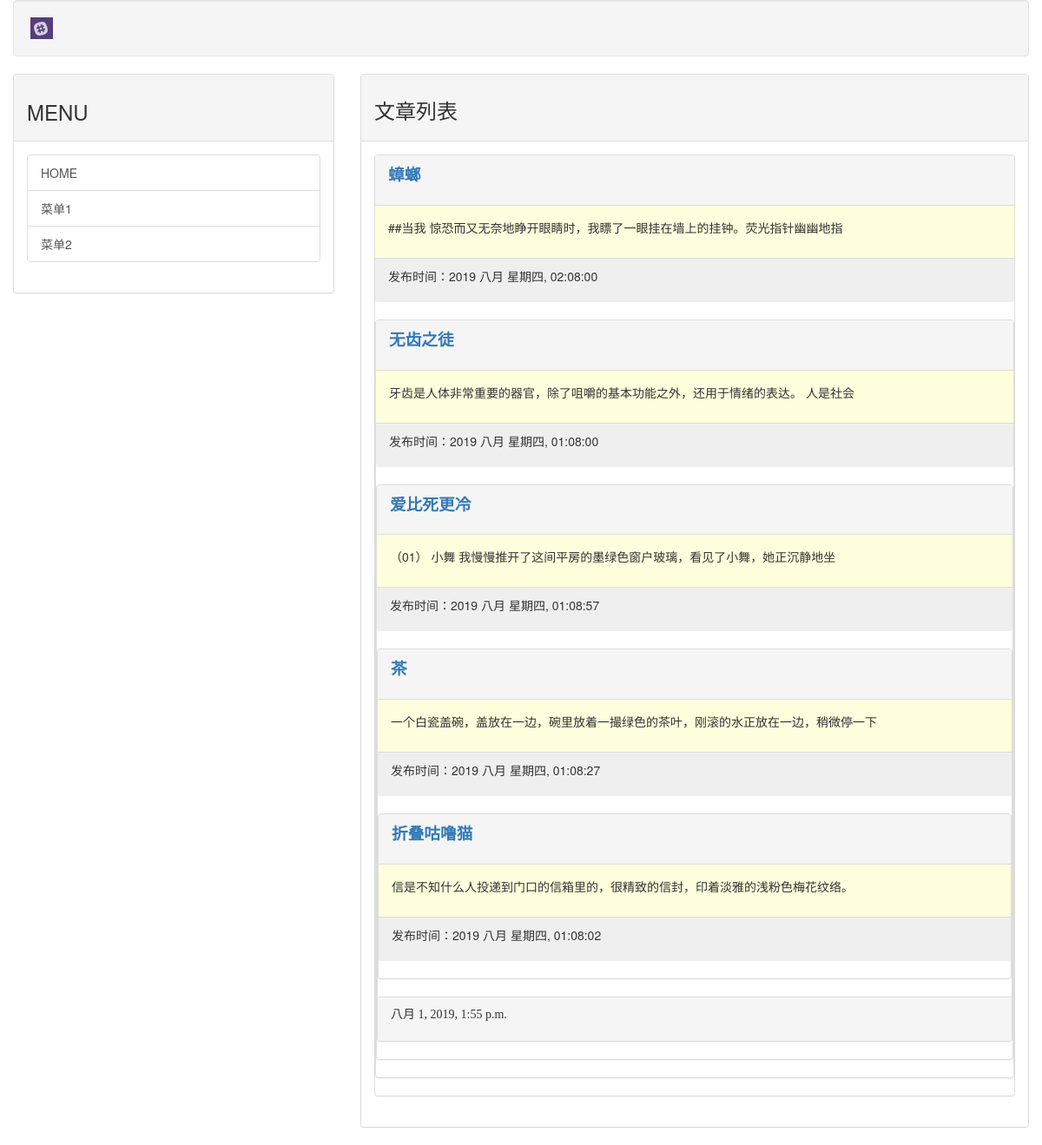
The page / on the database its author committed.
### mainsite/models.py (models this page shows, shortened)
class Post(models.Model):
    title = models.CharField(max_length=200)
    slug = models.CharField(max_length=200)
    body = models.TextField()
    pub_date = models.DateTimeField(default=timezone.now)
    class Meta:
        ordering = ('-pub_date',)

### mainsite/views.py (the view)
# urls.py: path('',homepage),
def homepage(request):
    posts = Post.objects.all()
    post_lists = list()
    for count,post in enumerate(posts):
        posts = Post.objects.all()
        now = datetime.now()
    return render(request,'index.html',locals())

### templates/index.html (shortened to what this page needs)
<!DOCTYPE html>
{% extends 'base.html' %}
{% block headmessage %}
    <h3 style='font-family:楷体;'>文章列表</h3>
{% endblock %}
{% block content %}
    {% for post in posts %}
         <div class="panel panel-default">
         <div class="panel-heading">
         <p style='font-family:微软雅黑;font-size:14pt;font-weight:bold;'>
                    <a href='/post/{{post.slug}}'>{{ post.title }}</a>
                </p>
         </div>
        <div class="panel-body" style="background-color: #ffffdd">
        <p>
            {{ post.body | truncatechars:40 }}
        </p>
        </div>
        <div class="panel-footer" style="background-color: #efefef">
        <p>
            发布时间：{{ post.pub_date | date:"Y M D, h:m:s" }}
        </p>
        </div>
        <br>
{% endfor %}
{% endblock %}

### templates/base.html (shortened to what this page needs)
<!DOCTYPE>
<html>
<head>
<link href="https://cdn.staticfile.org/twitter-bootstrap/3.3.7/css/bootstrap.min.css" rel="stylesheet">
</head>
<body>
    <div class="container-fluid">
                {% include 'header.html' %}
    <div class='row'>
            <div class='col-sm-4 col-md-4'>
                <div class='panel panel-default'>
                    <div class='panel-heading'>
                        <h3>
                            MENU
                        </h3>
                    </div>
                    <div class='panel-body'>
                        <div class='list-group'>
                            <a href='/' class='list-group-item'>HOME</a>
                            <a href='' class='list-group-item'>菜单1</a>
                            <a href='' class='list-group-item'>菜单2</a>
                        </div>
                    </div>
                </div>
            </div>
            <div class='col-sm-8 col-md-8'>
    <div class="panel panel-default">
        <div class="panel-heading">
                    {% block headmessage %} {% endblock %}
        </div>
        <div class="panel-body">
                    {% block content %} {% endblock %}
        </div>
        <div class="panel-footer">
                    {% include 'footer.html' %}
        </div>
        </div>
        </div>
    </div>
    </div>
</body>
</html>

### templates/header.html
{% load static %}
<div class='well'>
    <img src="{% static "images/logo.png" %}">
</div>

### templates/footer.html
{% block footer %}
    {% if now %}
        <p style="font-family: 微软雅黑">{{ now }}</p>
        {% else %}
        <p style="font-family: 微软雅黑">取自网络，侵权勿扰</p>
    {% endif %}
{% endblock %}

### rows shown on the page
Post: title "蟑螂", body "##当我 惊恐而又无奈地睁开眼睛时，我瞟了一眼挂在墙上的挂钟。荧光指针幽幽地指", pub_date "2019 八月 星期四, 02:08:00"
Post: title "无齿之徒", body "牙齿是人体非常重要的器官，除了咀嚼的基本功能之外，还用于情绪的表达。 人是社会", pub_date "2019 八月 星期四, 01:08:00"
Post: title "爱比死更冷", body "（01） 小舞 我慢慢推开了这间平房的墨绿色窗户玻璃，看见了小舞，她正沉静地坐", pub_date "2019 八月 星期四, 01:08:57"
Post: title "茶", body "一个白瓷盖碗，盖放在一边，碗里放着一撮绿色的茶叶，刚滚的水正放在一边，稍微停一下", pub_date "2019 八月 星期四, 01:08:27"
Post: title "折叠咕噜猫", body "信是不知什么人投递到门口的信箱里的，很精致的信封，印着淡雅的浅粉色梅花纹络。", pub_date "2019 八月 星期四, 01:08:02"
